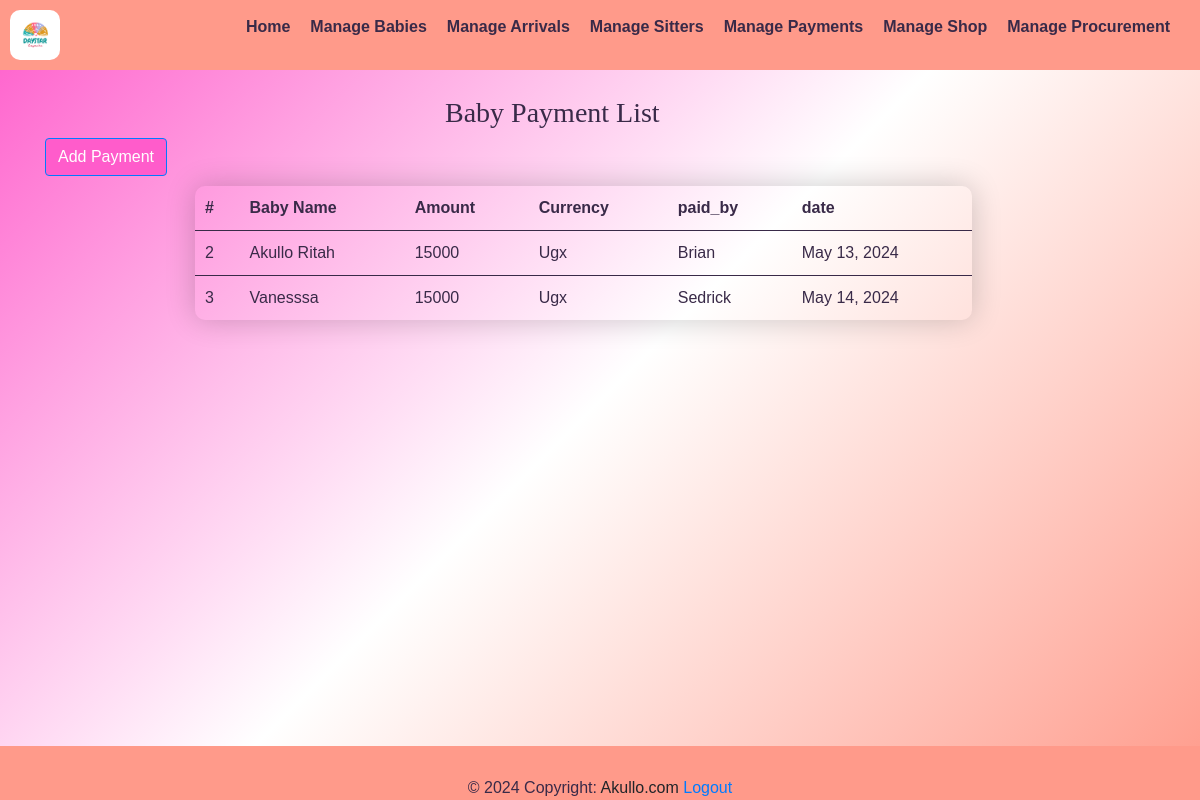
The app's page /payment_list/ (signed in), older data.
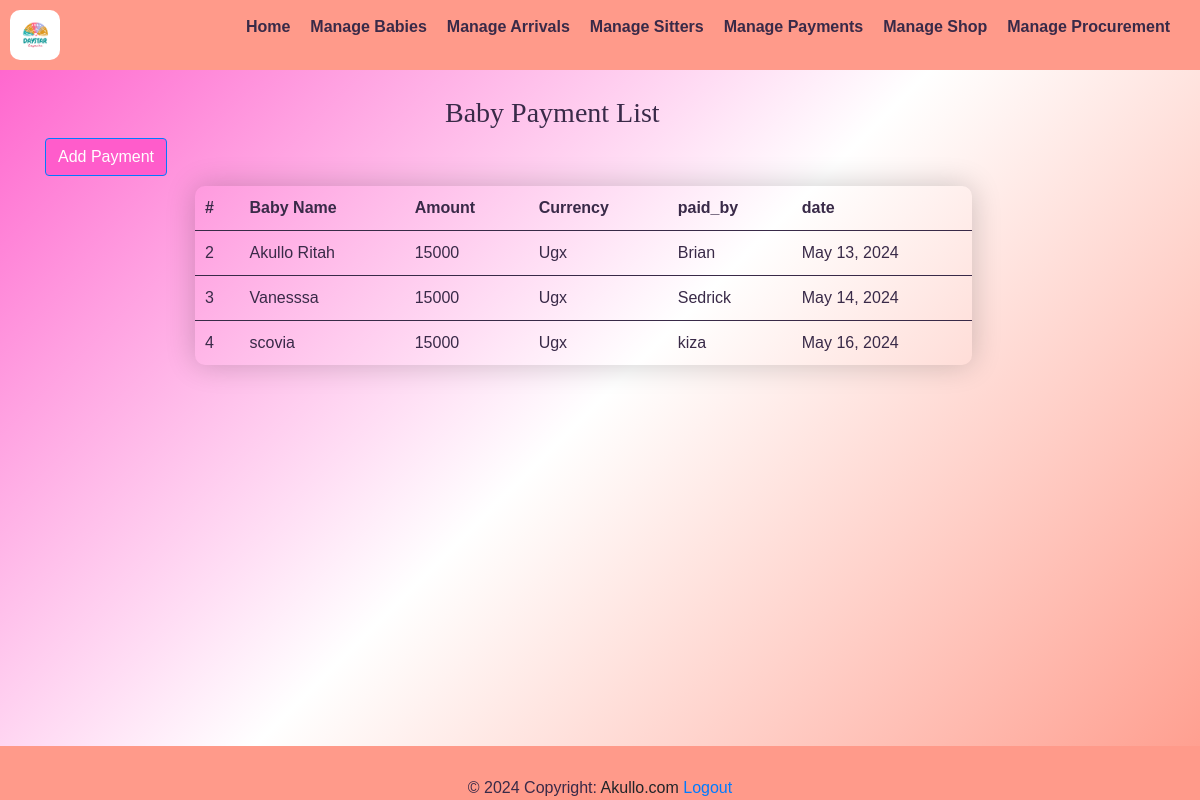
The same page, newer data.
### yariapp/models.py (models this page shows, shortened)
class Paymentform(models.Model):
    b_name = models.CharField(max_length=50,null=True)
    amount = models.IntegerField(null=True, blank=True)
    currency = models.CharField(max_length=10, default='Ugx',null=True,)
    paid_by=  models.CharField(max_length=10,null=True,)
    date = models.DateField(auto_now_add=True)

### yariapp/views.py (the view)
# urls.py: path('payment_list/', views.payment_list, name= 'payment_list'),
@login_required
def payment_list(request):
    payment = Paymentform.objects.all()
    return render(request, 'payment_list.html',{'payment':payment})

### yariapp/templates/payment_list.html (shortened to what this page needs)
{% extends 'base.html' %}
{% load static %}
{% block content %}
<div class="navbar">
    <img src="{% static 'images/logo.png' %}" alt="Logo" style="width: 50px; height: auto;border-radius: 10px;">
  <ul class="nav-links">
      <li><a href="{% url 'home' %}"><strong>Home</strong></a></li>
      <li><a href="{% url 'baby_list' %}"><strong>Manage Babies</strong></a></li>
      <li class="dropdown">
        <a href="#" class="dropbtn"><strong>Manage Arrivals</strong></a>
      <li><a href="{% url 'sitters_list' %}"><strong>Manage Sitters</strong></a></li>
      <li class="dropdown">
            <a href="#"><strong>Manage Payments</strong></a>
      <li><a href="{% url 'shop_list' %}"><strong>Manage Shop</strong></a></li>
      <li><a href="{% url 'pro_list' %}"><strong>Manage Procurement</strong></a></li>
  </ul>
  </div>
</div>
    <div class="container">
        <table class="table table-striped">
            <table class="styled-table">
              <h3 style="font-family: 'Times New Roman', Times, serif;padding-left: 400px;">Baby Payment List</h3>
              <div class="add-sitter-button">
                <a href="{% url 'payment' %}" class="btn btn-primary" style="background-color: #FF5CCB;">Add Payment</a>
            </div>
                <thead>
                    <th scope="col">#</th>
                    <th scope="col">Baby Name</th>
                    <th scope="col">Amount</th>
                    <th scope="col">Currency</th>
                    <th scope="col">paid_by</th>
                    <th scope="col">date</th>
                </thead>
                <tbody>
                  {% for cat in payment %}
                    <tr>
                      <td>{{ cat.id }}</td>
                      <td>{{ cat.b_name}}</td>
                      <td>{{ cat.amount }}</td>
                      <td>{{ cat.currency}}</td>
                      <td>{{ cat.paid_by }}</td>
                      <td>{{ cat.date }}</td>
                    </tr>
                  {% endfor %}
                </tbody>
              </table>
    {% endblock %}

Row changes from the older to the newer data that the page shows:
added Paymentform: id "4", b_name "scovia", amount "15000", currency "Ugx", paid_by "kiza", date "May 16, 2024"
